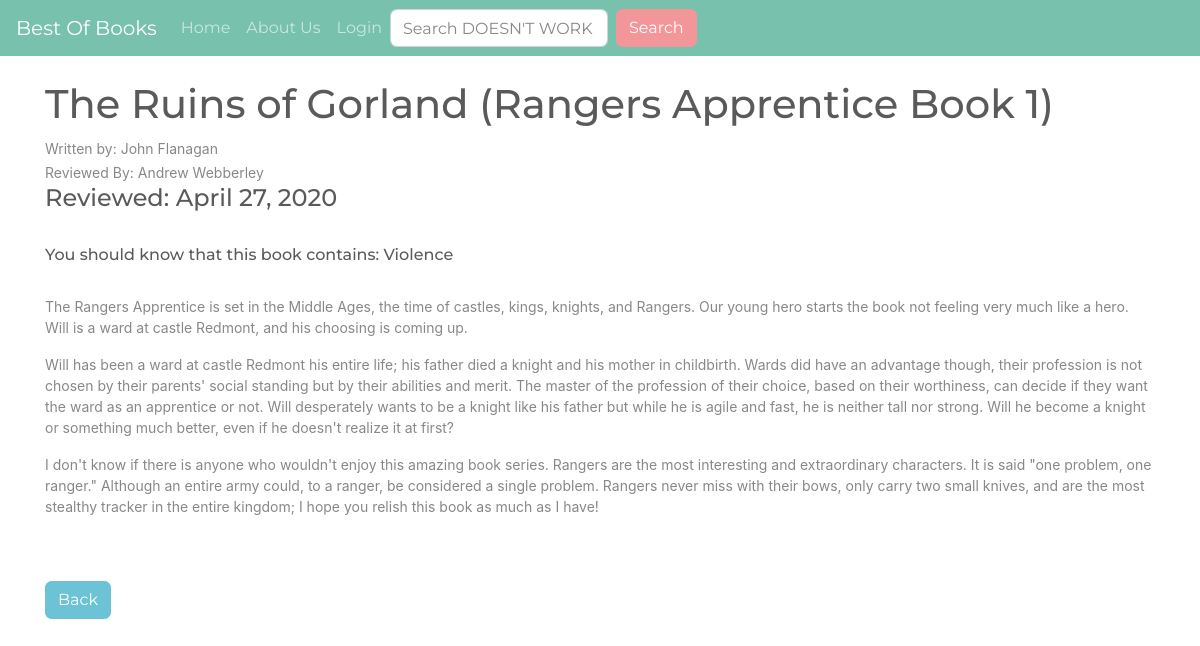
Screenshot of /article/gorland with the database file from the repository.
### mainapp/models.py (models this page shows, shortened)
class Post(models.Model):
	title = models.CharField(max_length=255)
	slug = models.SlugField(max_length=255, null=False, unique=True)
	reviewer = models.ForeignKey(User, on_delete=models.CASCADE)
	author = models.CharField(max_length=255)
	pub_date = models.DateField()
	genre = models.CharField(max_length=255)
	should_know = models.CharField(max_length=500)
	snippit = models.CharField(max_length=255)
	body = models.TextField()

### mainapp/views.py (the view)
# urls.py: path('article/<slug:slug>', ArticleDetailView.as_view(), name='article-detail'),
class ArticleDetailView(DetailView):
	model = Post
	template_name = 'article_details.html'

### mainapp/templates/article_details.html (shortened to what this page needs)
{% extends 'base.html' %}
{% block content %}
<h1>{{ post.title }}</h1>
<small> Written by: {{ post.author }} <br>
	Reviewed By: {{ post.reviewer.first_name }} {{ post.reviewer.last_name }}
<h4>Reviewed: {{ post.pub_date }} </h4>
<br>
<h6>You should know that this book contains: {{ post.should_know }} </h6>
<br>
{{ post.body | safe}}
<br>
<br>
<a href="{% url 'home' %}" class="btn btn-info" >Back</a>
{% endblock %}

### rows the page displays
Post: title "The Ruins of Gorland (Rangers Apprentice Book 1)", author "John Flanagan", reviewer.first_name "Andrew", reviewer.last_name "Webberley", pub_date "April 27, 2020", should_know "Violence", body "The Rangers Apprentice is set in the Middle Ages, the time of castles, kings, knights, and Rangers. Our young hero starts the book not feeling very much like a hero. Will is a ward at castle Redmont, and his choosing is coming up. Will has been a ward at castle Redmont his entire life; his father died a knight and his mother in childbirth. Wards did have an advantage though, their profession is not chosen by their parents' social standing but by their abilities and merit. The master of the profession of their choice, based on their worthiness, can decide if they want the ward as an apprentice or not. Will desperately wants to be a knight like his father but while he is agile and fast, he is…"
